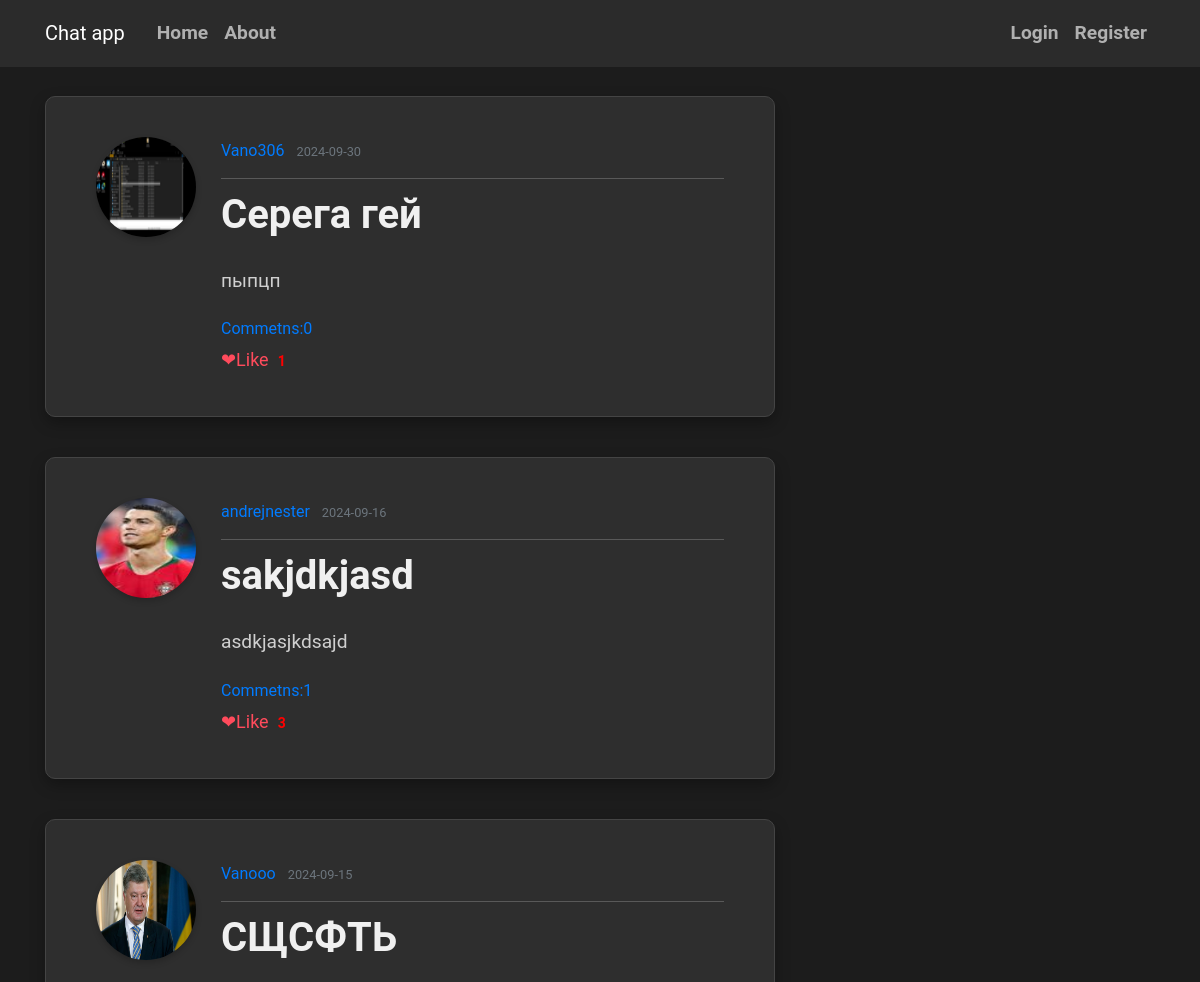
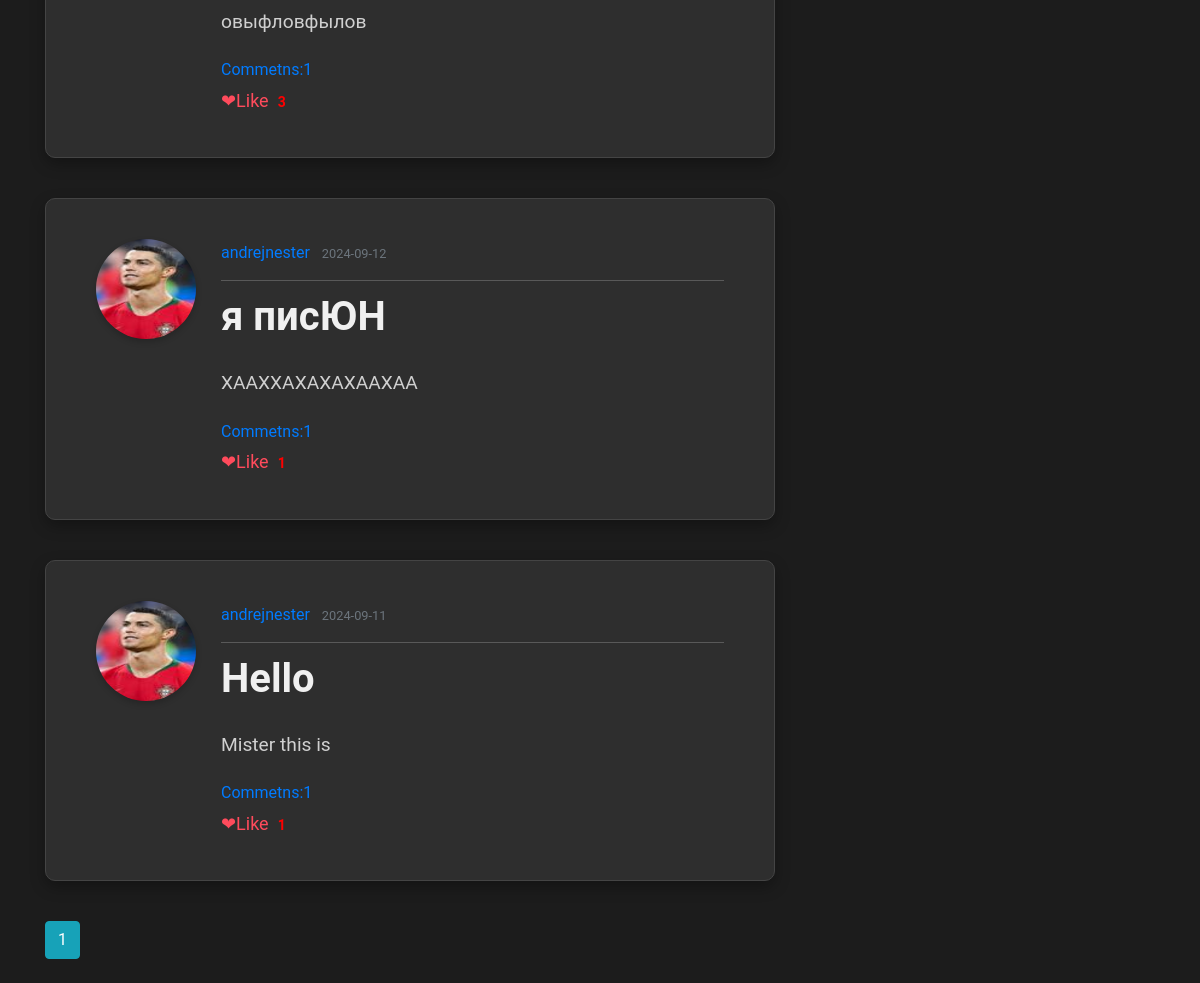
Before: / with the older database file (2 pictures, top to bottom).
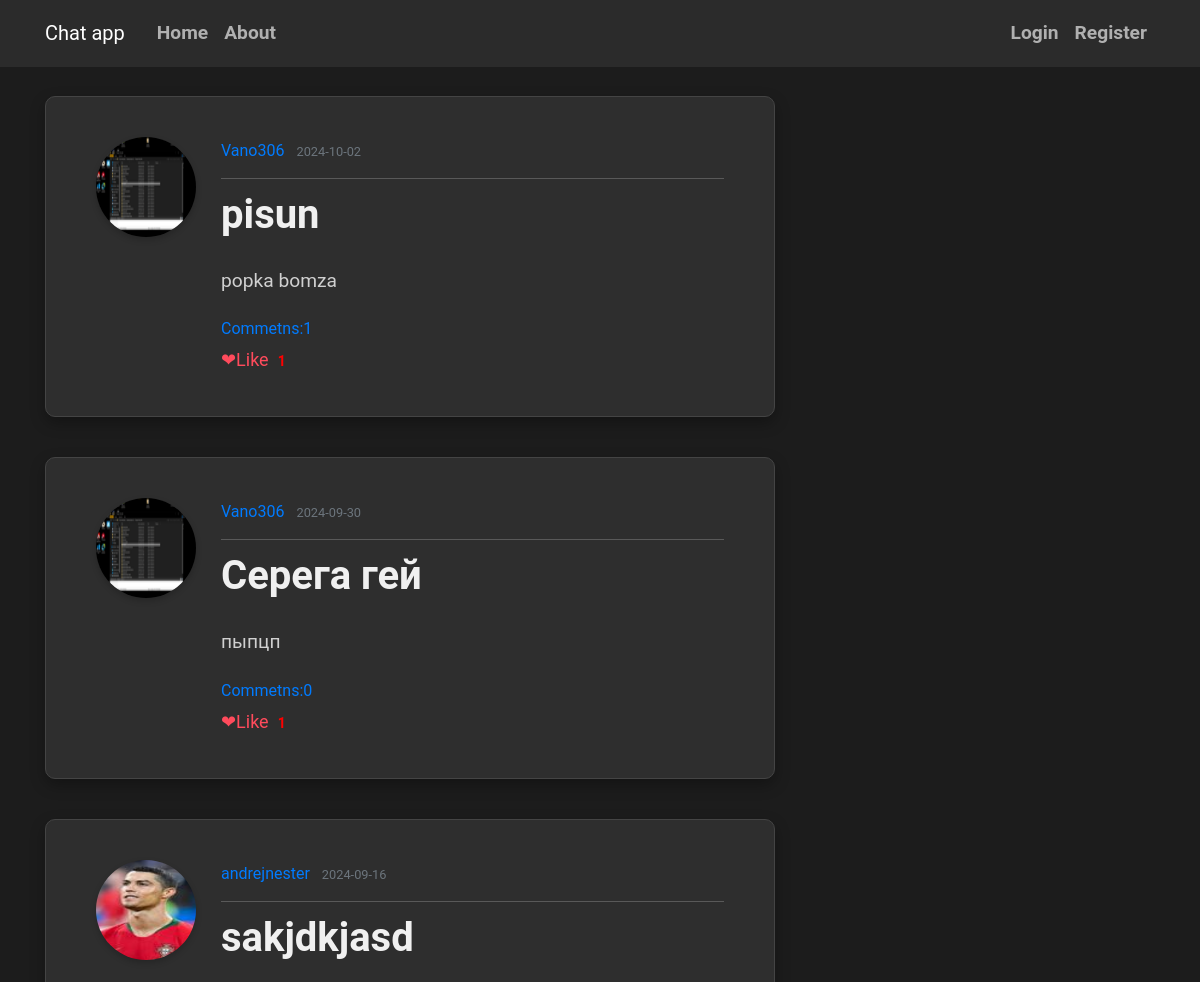
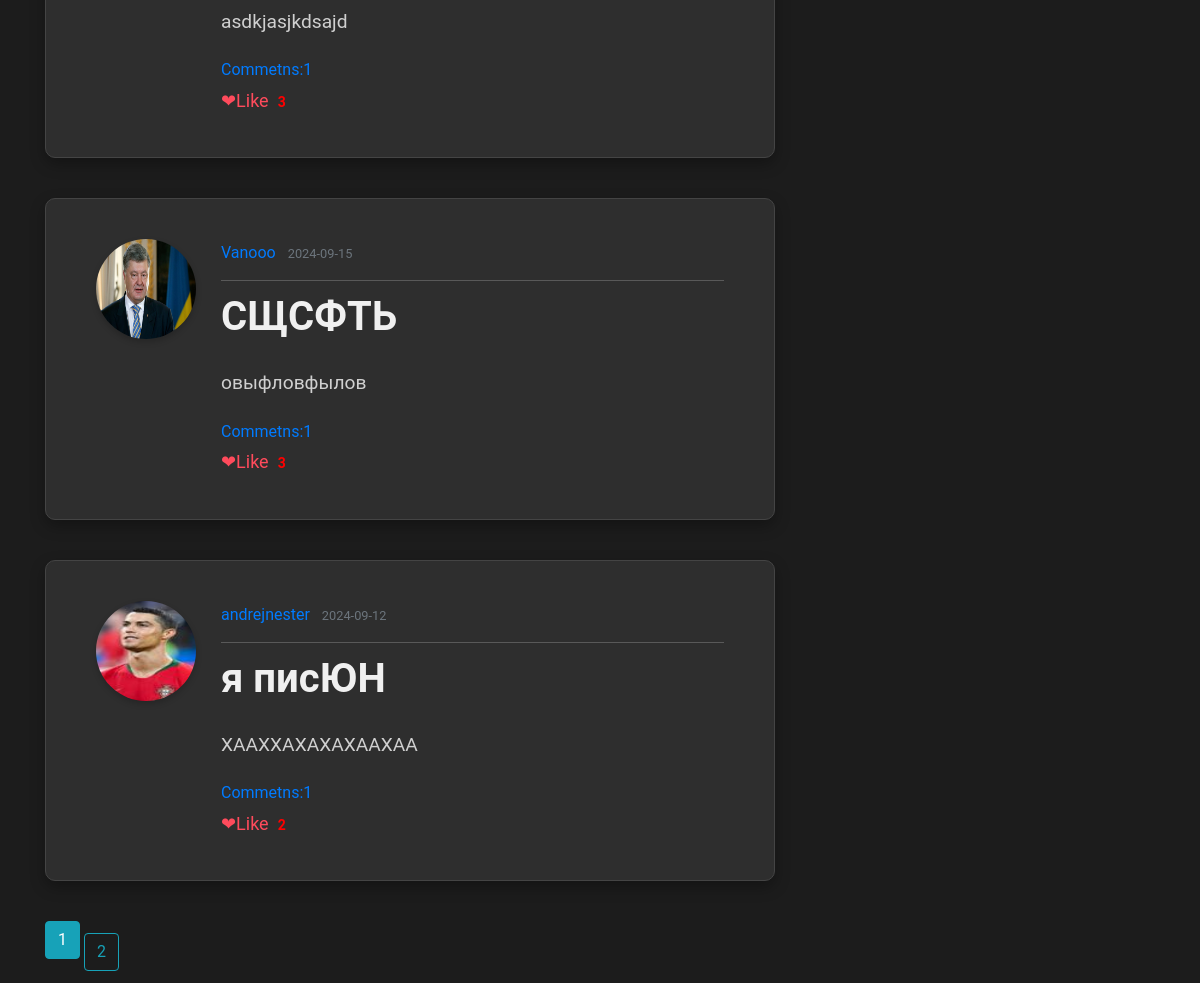
After: the same page with the newer database file (2 pictures, top to bottom).
### flaskblog/models.py (models this page shows, shortened)
class Post(db.Model):
    id = db.Column(db.Integer, primary_key=True)
    title = db.Column(db.String(100), nullable=False)
    date_posted = db.Column(db.DateTime, nullable=False, default=datetime.utcnow)
    content = db.Column(db.Text, nullable=False)
    user_id = db.Column(db.Integer, db.ForeignKey('user.id'), nullable=False)
    comments = db.relationship('Comment', backref='post', lazy='dynamic')
    post_likes = db.relationship('Like', back_populates='post', lazy='dynamic')
    def is_liking(self, user):
        if user.is_authenticated:
            return Like.query.filter_by(post_id=self.id, man_that_likes_id=user.id).first() is not None
        return False

class User(db.Model, UserMixin):
    id = db.Column(db.Integer, primary_key=True)
    username = db.Column(db.String(20), unique=True, nullable=False)
    email = db.Column(db.String(120), unique=True, nullable=False)
    image_file = db.Column(db.String(20), nullable=False, default='default.jpg')
    password = db.Column(db.String(60), nullable=False)
    posts = db.relationship('Post', backref='author', lazy=True)
    followed = db.relationship('Follow', foreign_keys='Follow.follower_id',
                               back_populates='follower', lazy='dynamic',
                               cascade='all, delete-orphan')
    followers = db.relationship('Follow', foreign_keys='Follow.followed_id',
                                back_populates='followed', lazy='dynamic',
                                cascade='all, delete-orphan')
    sent_messages = db.relationship('Message', foreign_keys='Message.sender_id',
                                    back_populates='sender', lazy=True)
    received_messages = db.relationship('Message', foreign_keys='Message.recipient_id',
                                        back_populates='recipient', lazy=True)
    groups=db.relationship('Group', secondary='user_groups', back_populates='members')
    def __repr__(self):
        return f"User('{self.username}', '{self.email}', '{self.image_file}')"

### flaskblog/routes.py (the view)
@app.route("/")
def home():
    current_page=request.path
    print(f"THIS IS CURRENT PAGE:{current_page}")
    page = request.args.get('page', 1, type=int)
    posts = Post.query.order_by(Post.date_posted.desc()).paginate(per_page=5, page=page)
    users=User.query.all()
    print(users)
    return render_template('home.html',posts=posts)

### flaskblog/templates/home.html
{% extends "base.html" %}
{% block content %}
 {%for post in posts%}
        <article class="media content-section">
            <img class="rounded-circle article-img" src="{{url_for('static',filename = 'pictures/' + post.author.image_file)}}" alt="">
  <div class="media-body">
    <div class="article-metadata">
      <a class="mr-2" href="{{ url_for('user_info',username=post.author.username) }}">{{ post.author.username }}</a>
      <small class="text-muted">{{ post.date_posted.strftime('%Y-%m-%d') }}</small>
    </div>
    <h2><a class="article-title" href="{{ url_for('post',post_id=post.id) }}">{{ post.title }}</a></h2>
    <p class="article-content">{{ post.content }}</p>
    <a href="{{ url_for('all_post_comments',post_id=post.id) }}" class="fa fa-comment">Commetns:{{ post.comments.count() }}</a> <br>
                    {% if post.is_liking(current_user) %}
                        <a class="like-icon" href="{{ url_for('unlike_post_home', post_id=post.id) }}">&#10084;Unlike</a>
                        <a href="{{ url_for('post_likes',post_id=post.id) }}" class="likes-count">{{ post.post_likes.count() }}</a>
                    {% else %}
                        <a class="like-icon" href="{{ url_for('like_post_home', post_id=post.id) }}">&#10084;Like</a>
                        <a href="{{ url_for('post_likes',post_id=post.id) }}" class="likes-count">{{ post.post_likes.count() }}</a>
                    {% endif %}
  </div>
</article>
    {%endfor%}
 {% for page_num in posts.iter_pages() %}
        {% if page_num %}
            {% if posts.page ==page_num %}
                <a class = "btn btn-info mb-4" href="{{url_for('home',page=page_num)}}">{{page_num}}</a>
                {% else %}
                <a class = "btn btn-outline-info" href="{{url_for('home',page=page_num)}}">{{page_num}}</a>
            {% endif %}
        {% else %}
            ...
        {% endif %}
    {% endfor %}
{% endblock %}

### flaskblog/templates/base.html (shortened to what this page needs)
<!DOCTYPE html>
<html lang="en">
<head>
    <link rel="stylesheet" href="https://cdn.jsdelivr.net/npm/bootstrap@4.0.0/dist/css/bootstrap.min.css">
    <link rel="stylesheet" href="{{ url_for('static', filename='main.css') }}">
  </head>
<body>
<header class="site-header">
    <nav class="navbar navbar-expand-md navbar-dark bg-steel fixed-top">
        <div class="container">
            <a class="navbar-brand mr-4" href="/">Chat app</a>
            <div class="collapse navbar-collapse" id="navbarToggle">
                <div class="navbar-nav mr-auto">
                    <a class="nav-item nav-link" href="{{ url_for('home') }}">Home</a>
                    <a class="nav-item nav-link" href="{{ url_for('about') }}">About</a>
                </div>
                <div class="navbar-nav">
                    {% if current_user.is_authenticated %}
                        <a class="nav-item nav-link" href="{{ url_for('search') }}">Search bobrs</a>
                        <a class="nav-item nav-link" href="{{ url_for('create_post') }}">Create post</a>
                        <a class="nav-item nav-link" href="{{ url_for('account') }}">Account</a>
                        <a class="nav-item nav-link" href="{{ url_for('logout') }}">Logout</a>
                        <a class="nav-item nav-link" href="{{ url_for('chats',username=current_user.username) }}">Chats</a>
                    {% else %}
                        <a class="nav-item nav-link" href="{{ url_for('login') }}">Login</a>
                        <a class="nav-item nav-link" href="{{ url_for('register') }}">Register</a>
                    {% endif %}
                </div>
            </div>
        </div>
    </nav>
</header>
<main role="main" class="container">
    <div class="row">
        <div class="col-md-8">
            {% block content %}{% endblock %}
        </div>
        <div class="col-md-4">
        </div>
    </div>
</main>
</body>
</html>

### flaskblog/static/main.css (style rules this page uses)
body { background: #1c1c1c; color: #f8f8f8; margin-top: 6rem; font-family: 'Roboto', sans-serif; line-height: 1.8; }
h1, h2, h3, h4, h5, h6 { color: #ffffff; margin-bottom: 1.5rem; font-weight: 700; }
.bg-steel { background-color: #2b2b2b; }
.site-header .navbar-nav .nav-link { color: #b0b0b0; font-weight: 600; font-size: 1.2rem; transition: color 0.3s ease; }
.content-section { background: #2e2e2e; padding: 40px 50px; border: 1px solid #444444; border-radius: 10px; box-shadow: 0 6px 15px rgba(0, 0, 0, 0.3); margin-bottom: 40px; }
.article-title { color: #f0f0f0; font-size: 2.5rem; font-weight: 600; }
.article-content { white-space: pre-line; line-height: 1.9; font-size: 1.2rem; color: #d0d0d0; }
.article-img { height: 100px; width: 100px; margin-right: 25px; border-radius: 50%; box-shadow: 0 3px 6px rgba(0, 0, 0, 0.2); }
.article-metadata { padding-bottom: 12px; margin-bottom: 12px; border-bottom: 1px solid #595959; font-size: 1rem; color: #a0a0a0; }
.like-icon { font-size: 18px; color: #ff4b5c; margin-right: 5px; }
.likes-count { font-size: 14px; color: red; font-weight: bold; }

Changed rows visible on the page:
no longer on this page (row unchanged): Post: image_file (picture), author.username "andrejnester", date_posted "2024-09-11", title "Hello", content "Mister this is", comments.count "1", post_likes.count "1"
added Post: image_file (picture), author.username "Vano306", date_posted "2024-10-02", title "pisun", content "popka bomza", comments.count "1", post_likes.count "1"
computed for Post "я писЮН": post_likes.count "1" → "2"
Other visible differences:
new list line: "2"
